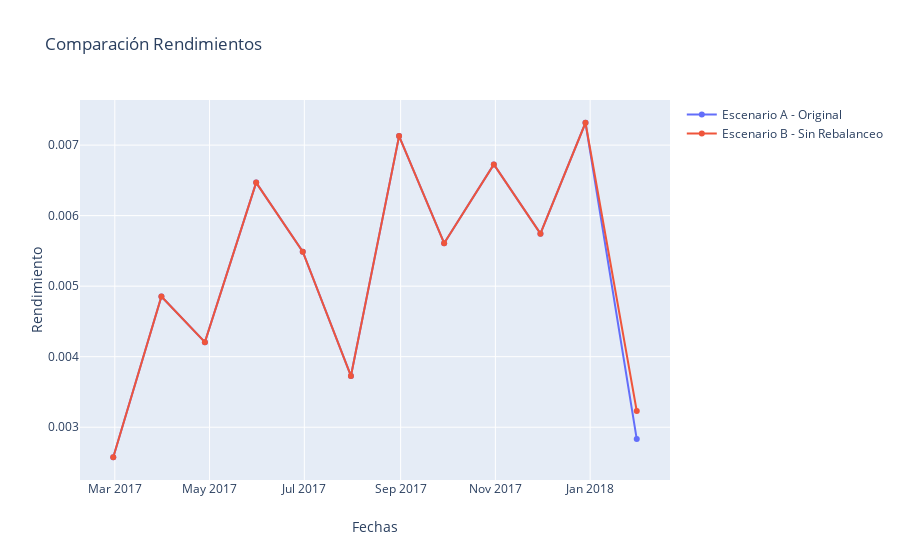

Notebook code cell kept with this figure:
### Markdown cell above
### <font color = teal> Grafica de Rendimiento Original vs. Rendimiento Escenario A

### Code cell
x = fechas
data1 = go.Scatter(x=x,y= Rends_mensual, mode= 'lines+markers', name= 'Escenario A - Original')
data2 = go.Scatter(x=x,y= Rends_mensual1, mode= 'lines+markers', name= 'Escenario B - Sin Rebalanceo')

data= [data1,data2]
layout = go.Layout(title='Comparación Rendimientos', xaxis=dict(title='Fechas'),yaxis=dict(title='Rendimiento'))
fig = go.Figure(data=data,layout=layout)
iplot(fig, filename = 'Hist')

### Figure 1 — Plotly figure (JSON) as saved in the notebook; plotly's stock layout.template omitted (floating-point values rounded to 4 significant figures)
{"data": [{"mode": "lines+markers", "name": "Escenario A - Original", "type": "scatter", "x": ["2017-02-28", "2017-03-31", "2017-04-28", "2017-05-31", "2017-06-30", "2017-07-31", "2017-08-31", "2017-09-29", "2017-10-31", "2017-11-30", "2017-12-29", "2018-01-31", "2018-02-28"], "y": [0.002574, 0.004854, 0.004206, 0.006468, 0.005489, 0.003727, 0.007127, 0.00561, 0.006726, 0.005745, 0.007317, 0.002832]}, {"mode": "lines+markers", "name": "Escenario B - Sin Rebalanceo", "type": "scatter", "x": ["2017-02-28", "2017-03-31", "2017-04-28", "2017-05-31", "2017-06-30", "2017-07-31", "2017-08-31", "2017-09-29", "2017-10-31", "2017-11-30", "2017-12-29", "2018-01-31", "2018-02-28"], "y": [0.002574, 0.004854, 0.004206, 0.006468, 0.005489, 0.003727, 0.007127, 0.00561, 0.006726, 0.005745, 0.007317, 0.00323]}], "layout": {"title": {"text": "Comparación Rendimientos"}, "xaxis": {"title": {"text": "Fechas"}}, "yaxis": {"title": {"text": "Rendimiento"}}}}
